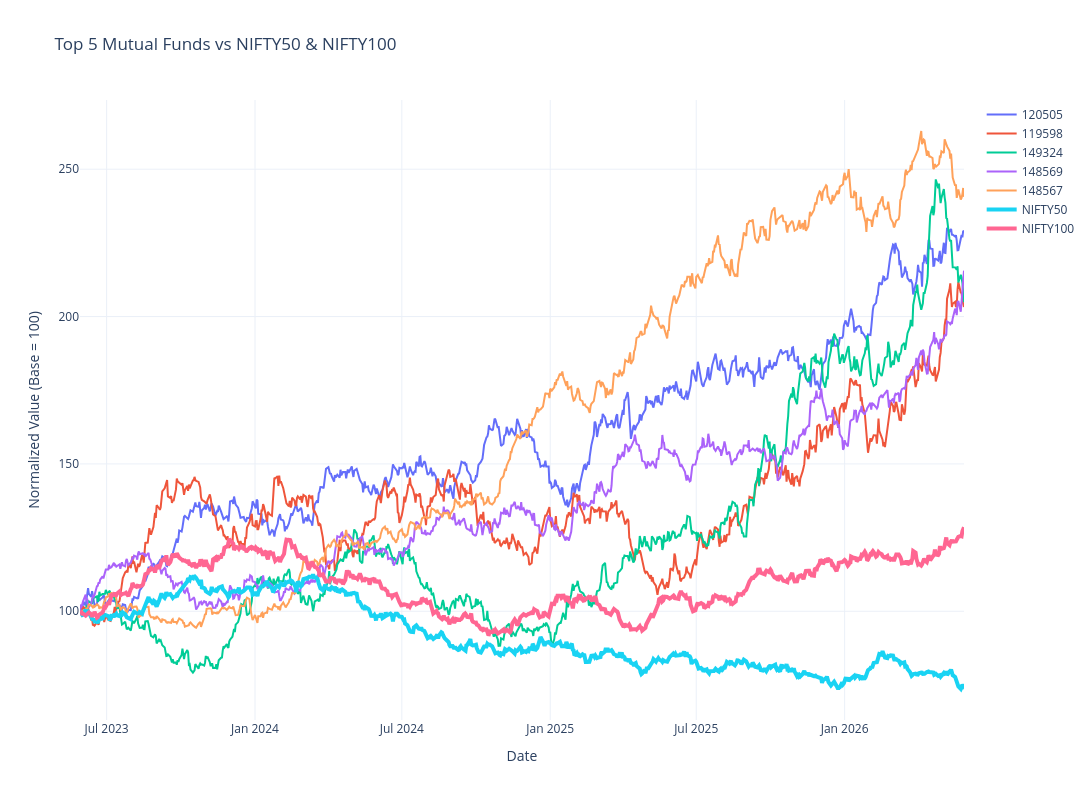

This figure's notebook cell:
### Code cell
fig.update_layout(

    title="Top 5 Mutual Funds vs NIFTY50 & NIFTY100",

    xaxis_title="Date",

    yaxis_title="Normalized Value (Base = 100)",

    template="plotly_white",

    width=1500,

    height=800
)

fig.show()

### Figure 1 — Plotly figure (JSON) as saved in the notebook; plotly's stock layout.template omitted (floating-point values rounded to 4 significant figures; data arrays with more than 128 entries replaced by an {"elided": "..."} marker saying what was removed)
{"data": [{"mode": "lines", "name": "120505", "type": "scatter", "x": {"elided": "785 str values"}, "y": {"elided": "785 float values"}}, {"mode": "lines", "name": "119598", "type": "scatter", "x": {"elided": "785 str values"}, "y": {"elided": "785 float values"}}, {"mode": "lines", "name": "149324", "type": "scatter", "x": {"elided": "785 str values"}, "y": {"elided": "785 float values"}}, {"mode": "lines", "name": "148569", "type": "scatter", "x": {"elided": "785 str values"}, "y": {"elided": "785 float values"}}, {"mode": "lines", "name": "148567", "type": "scatter", "x": {"elided": "785 str values"}, "y": {"elided": "785 float values"}}, {"line": {"width": 4}, "mode": "lines", "name": "NIFTY50", "type": "scatter", "x": {"elided": "785 str values"}, "y": {"elided": "785 float values"}}, {"line": {"width": 4}, "mode": "lines", "name": "NIFTY100", "type": "scatter", "x": {"elided": "785 str values"}, "y": {"elided": "785 float values"}}], "layout": {"height": 800, "title": {"text": "Top 5 Mutual Funds vs NIFTY50 & NIFTY100"}, "width": 1500, "xaxis": {"title": {"text": "Date"}}, "yaxis": {"title": {"text": "Normalized Value (Base = 100)"}}}}
